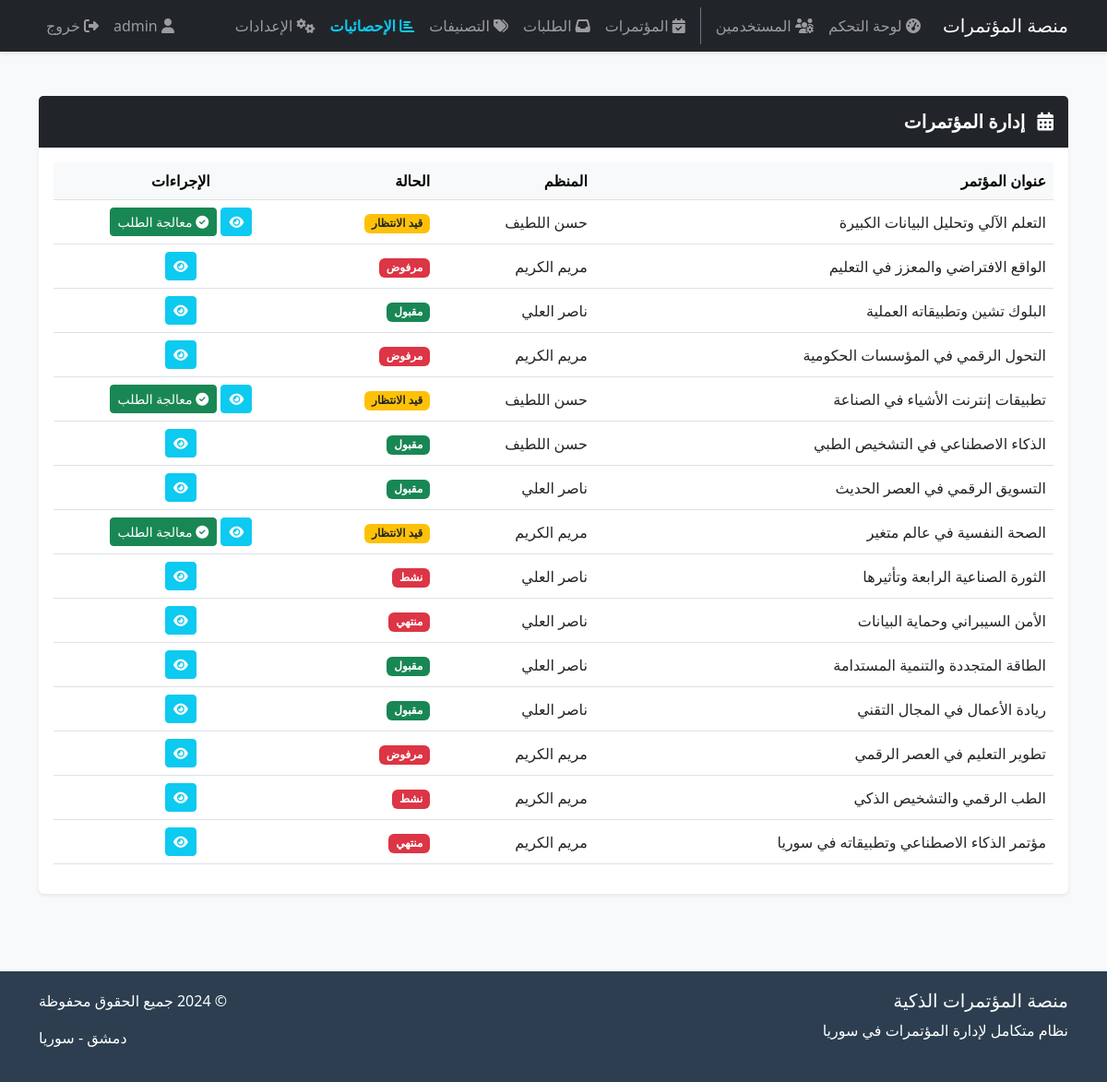
/conference/conferences/ (signed in), run on the app's committed database.
### conference/models.py (models this page shows, shortened)
class Conference(models.Model):
    STATUS_CHOICES = [
        ('pending', 'قيد الانتظار'),
        ('approved', 'مقبول'),
        ('rejected', 'مرفوض'),
        ('active', 'نشط'),
        ('completed', 'منتهي'),
        ('cancelled', 'ملغي'),
    ]
    title = models.CharField(max_length=200)
    description = models.TextField()
    category = models.ForeignKey(Category, on_delete=models.SET_NULL, null=True)
    organizer = models.ForeignKey(UserProfile, on_delete=models.CASCADE)
    start_date = models.DateTimeField()
    end_date = models.DateTimeField()
    location = models.CharField(max_length=200)
    city = models.ForeignKey(SyrianCity, on_delete=models.SET_NULL, null=True)
    max_attendees = models.IntegerField(default=100)
    current_attendees = models.IntegerField(default=0)
    status = models.CharField(max_length=20, choices=STATUS_CHOICES, default='pending')
    is_featured = models.BooleanField(default=False)
    created_at = models.DateTimeField(auto_now_add=True)
    updated_at = models.DateTimeField(auto_now=True)

class UserProfile(models.Model):
    USER_TYPES = [
        ('admin', 'مدير النظام'),
        ('organizer', 'منظم المؤتمر'),
        ('speaker', 'متحدث'),
        ('attendee', 'مشارك'),
    ]
    user = models.OneToOneField(User, on_delete=models.CASCADE)
    user_type = models.CharField(max_length=20, choices=USER_TYPES, default='attendee')
    phone = models.CharField(max_length=20)
    address = models.TextField()
    city = models.ForeignKey(SyrianCity, on_delete=models.SET_NULL, null=True)
    bio = models.TextField(blank=True)
    profile_picture = models.ImageField(upload_to='profile_pics/', blank=True)
    is_approved = models.BooleanField(default=False)
    created_at = models.DateTimeField(auto_now_add=True)

### conference/views.py (the view)
# urls.py: path('conferences/', views.conferences_list, name='conferences_list'),
@login_required
def conferences_list(request):
    conferences = Conference.objects.all().order_by('-created_at')
    context = {
        'conferences': conferences,
    }
    return render(request, 'conference/conferences_list.html', context)

### templates/conference/conferences_list.html
{% extends 'base.html' %}
{% block content %}
<div class="card shadow-sm border-0">
    <div class="card-header bg-dark text-white py-3">
        <h5 class="mb-0 fw-bold"><i class="fas fa-calendar-alt me-2"></i> إدارة المؤتمرات</h5>
    </div>
    <div class="card-body">
        <div class="table-responsive">
            <table class="table table-hover align-middle">
                <thead class="table-light">
                    <tr>
                        <th>عنوان المؤتمر</th>
                        <th>المنظم</th>
                        <th>الحالة</th>
                        <th class="text-center">الإجراءات</th>
                    </tr>
                </thead>
                <tbody>
                    {% for conference in conferences %}
                    <tr>
                        <td>{{ conference.title }}</td>
                        <td>{{ conference.organizer.user.get_full_name }}</td>
                        <td>
                            <span class="badge {% if conference.status == 'approved' %}bg-success{% elif conference.status == 'pending' %}bg-warning text-dark{% else %}bg-danger{% endif %}">
                                {{ conference.get_status_display }}
                            </span>
                        </td>
                        <td class="text-center">
                            <a href="{% url 'conference_ratings' conference.id %}" class="btn btn-sm btn-info text-white" title="عرض التفاصيل والتقييمات">
                                <i class="fas fa-eye"></i>
                            </a>
                            {% if user.userprofile.user_type == 'admin' and conference.status == 'pending' %}
                                <a href="{% url 'conference_requests' %}" class="btn btn-sm btn-success" title="قبول/رفض">
                                    <i class="fas fa-check-circle"></i> معالجة الطلب
                                </a>
                            {% endif %}
                            </td>
                    </tr>
                    {% endfor %}
                </tbody>
            </table>
        </div>
    </div>
</div>
{% endblock %}

### templates/base.html (shortened to what this page needs)
<!DOCTYPE html>
<html lang="ar" dir="rtl">
<head>
    <link href="https://cdn.jsdelivr.net/npm/bootstrap@5.3.0/dist/css/bootstrap.rtl.min.css" rel="stylesheet">
    <link rel="stylesheet" href="https://cdnjs.cloudflare.com/ajax/libs/font-awesome/6.4.0/css/all.min.css">
</head>
<body>
    <nav class="navbar navbar-expand-lg navbar-dark bg-dark mb-4">
    <div class="container">
        <a class="navbar-brand" href="{% url 'home' %}">منصة المؤتمرات</a>
        <div class="collapse navbar-collapse" id="navbarNav">
            <ul class="navbar-nav me-auto">
                <li class="nav-item">
                    <a class="nav-link" href="{% url 'admin_dashboard' %}"><i class="fas fa-tachometer-alt"></i> لوحة التحكم</a>
                </li>
                {% if user.userprofile.user_type == 'admin' %}
                <li class="nav-item">
                    <a class="nav-link" href="{% url 'manage_users' %}"><i class="fas fa-users-cog"></i> المستخدمين</a>
                </li>
                <li class="nav-item border-start border-secondary ms-2 ps-2">
                    <a class="nav-link" href="{% url 'conferences_list' %}"><i class="fas fa-calendar-check"></i> المؤتمرات</a>
                </li>
                <li class="nav-item">
                    <a class="nav-link" href="{% url 'conference_requests' %}"><i class="fas fa-inbox"></i> الطلبات</a>
                </li>
                <li class="nav-item">
                    <a class="nav-link" href="{% url 'manage_categories' %}"><i class="fas fa-tags"></i> التصنيفات</a>
                </li>
                <li class="nav-item">
                    <a class="nav-link fw-bold text-info" href="{% url 'platform_statistics' %}"><i class="fas fa-chart-bar"></i> الإحصائيات</a>
                </li>
                <li class="nav-item">
                    <a class="nav-link" href="{% url 'system_settings' %}"><i class="fas fa-cogs"></i> الإعدادات</a>
                </li>
                {% endif %}
            </ul>
            <ul class="navbar-nav ms-auto">
                {% if user.is_authenticated %}
                <li class="nav-item">
                    <a class="nav-link" href="{% url 'user_profile' %}"><i class="fas fa-user"></i> {{ user.username }}</a>
                </li>
                <li class="nav-item">
                    <a class="nav-link" href="{% url 'logout' %}"><i class="fas fa-sign-out-alt"></i> خروج</a>
                </li>
                {% else %}
                <li class="nav-item">
                    <a class="nav-link" href="{% url 'login' %}">دخول</a>
                </li>
                {% endif %}
            </ul>
        </div>
    </div>
</nav>
    <main class="container py-4">
        {% block content %}{% endblock %}
    </main>
    <footer class="footer">
        <div class="container">
            <div class="row">
                <div class="col-md-6">
                    <h5>منصة المؤتمرات الذكية</h5>
                    <p>نظام متكامل لإدارة المؤتمرات في سوريا</p>
                </div>
                <div class="col-md-6 text-end">
                    <p>&copy; 2024 جميع الحقوق محفوظة</p>
                    <p>دمشق - سوريا</p>
                </div>
            </div>
        </div>
    </footer>
</body>
</html>

### templates/base.html (style rules this page uses)
body { font-family: 'Segoe UI', Tahoma, Geneva, Verdana, sans-serif; background-color: #f8f9fa; }
.navbar { box-shadow: 0 2px 4px rgba(0,0,0,.1); }
.card { border: none; box-shadow: 0 0 15px rgba(0,0,0,0.1); margin-bottom: 20px; }
.card-header { background-color: #2c3e50; color: white; border-bottom: none; }
.footer { background-color: #2c3e50; color: white; padding: 20px 0; margin-top: 40px; }

### data on the page
Conference: title "التعلم الآلي وتحليل البيانات الكبيرة", organizer.user.get_full_name "حسن اللطيف", status "قيد الانتظار", shows "معالجة الطلب"
Conference: title "الواقع الافتراضي والمعزز في التعليم", organizer.user.get_full_name "مريم الكريم", status "مرفوض"
Conference: title "البلوك تشين وتطبيقاته العملية", organizer.user.get_full_name "ناصر العلي", status "مقبول"
Conference: title "التحول الرقمي في المؤسسات الحكومية", organizer.user.get_full_name "مريم الكريم", status "مرفوض"
Conference: title "تطبيقات إنترنت الأشياء في الصناعة", organizer.user.get_full_name "حسن اللطيف", status "قيد الانتظار", shows "معالجة الطلب"
Conference: title "الذكاء الاصطناعي في التشخيص الطبي", organizer.user.get_full_name "حسن اللطيف", status "مقبول"
Conference: title "التسويق الرقمي في العصر الحديث", organizer.user.get_full_name "ناصر العلي", status "مقبول"
Conference: title "الصحة النفسية في عالم متغير", organizer.user.get_full_name "مريم الكريم", status "قيد الانتظار", shows "معالجة الطلب"
Conference: title "الثورة الصناعية الرابعة وتأثيرها", organizer.user.get_full_name "ناصر العلي", status "نشط"
Conference: title "الأمن السيبراني وحماية البيانات", organizer.user.get_full_name "ناصر العلي", status "منتهي"
Conference: title "الطاقة المتجددة والتنمية المستدامة", organizer.user.get_full_name "ناصر العلي", status "مقبول"
Conference: title "ريادة الأعمال في المجال التقني", organizer.user.get_full_name "ناصر العلي", status "مقبول"
Conference: title "تطوير التعليم في العصر الرقمي", organizer.user.get_full_name "مريم الكريم", status "مرفوض"
Conference: title "الطب الرقمي والتشخيص الذكي", organizer.user.get_full_name "مريم الكريم", status "نشط"
Conference: title "مؤتمر الذكاء الاصطناعي وتطبيقاته في سوريا", organizer.user.get_full_name "مريم الكريم", status "منتهي"

### other printed values
{{ user.username }} "admin"
